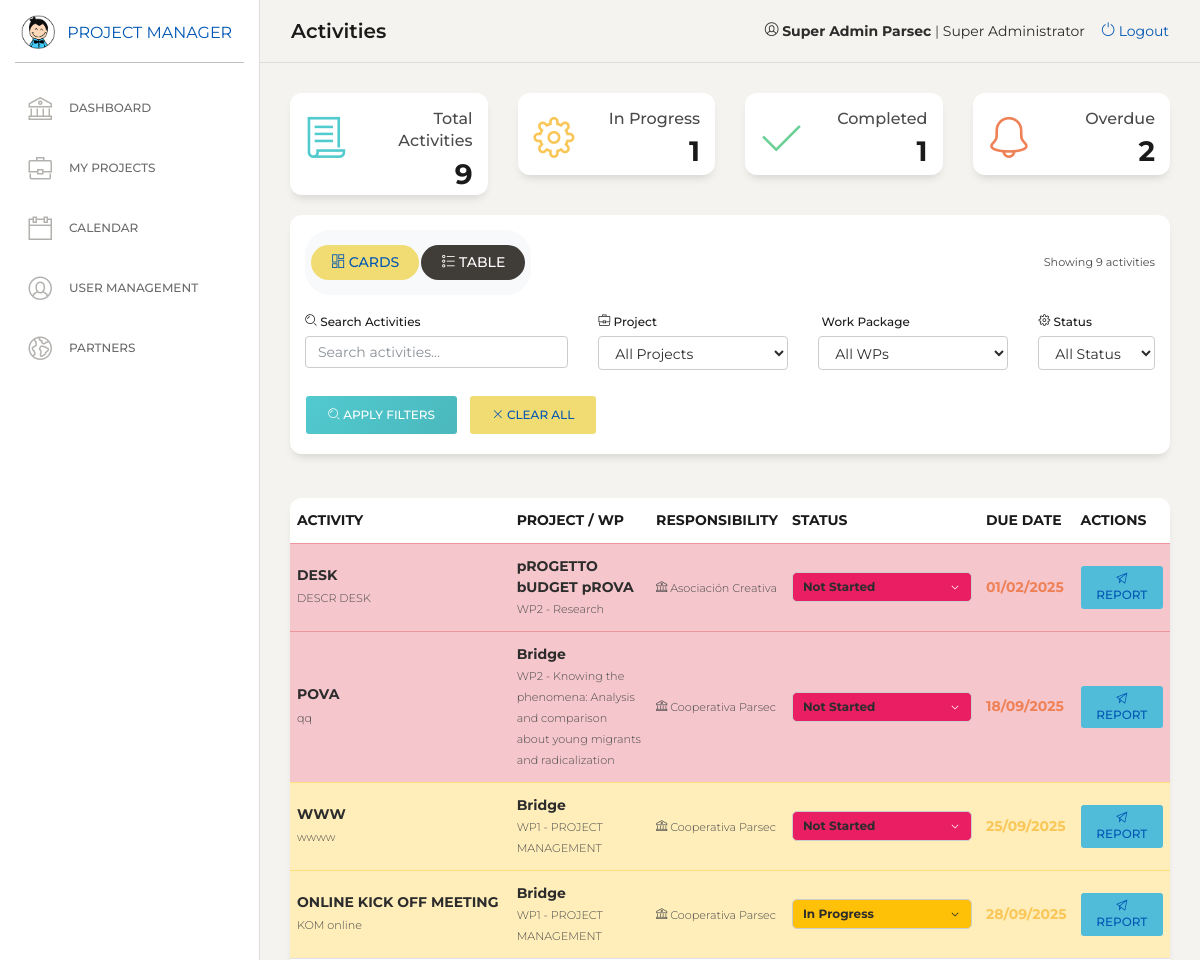
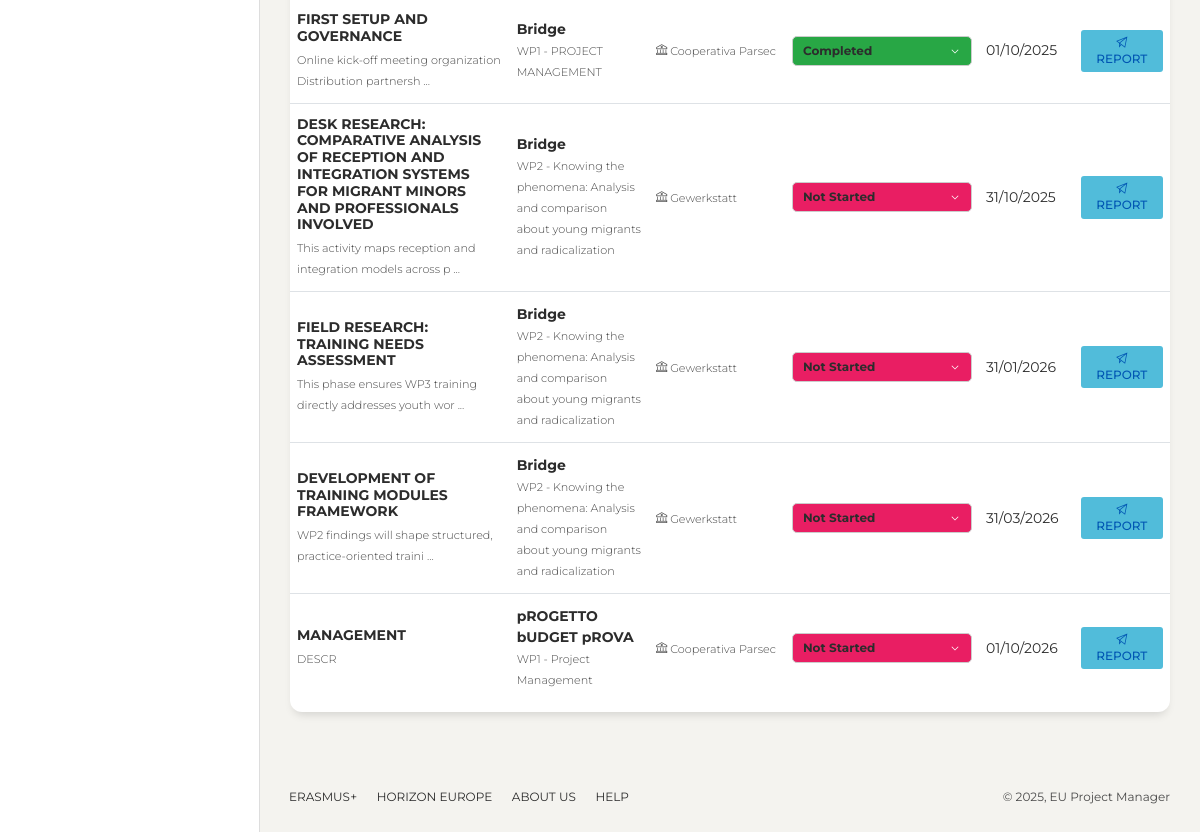
Page /pages/activities.php?view=table (signed in) on the committed database (2 pictures, top to bottom).
### tables this page shows
CREATE TABLE `activities` (
  `id` int(11) NOT NULL,
  `work_package_id` int(11) NOT NULL,
  `activity_number` varchar(20) DEFAULT NULL,
  `name` varchar(200) NOT NULL,
  `description` text DEFAULT NULL,
  `responsible_partner_id` int(11) DEFAULT NULL,
  `start_date` date DEFAULT NULL,
  `end_date` date DEFAULT NULL,
  `due_date` date DEFAULT NULL,
  `status` enum('not_started','in_progress','completed','overdue') DEFAULT 'not_started',
  `progress` decimal(5,2) DEFAULT 0.00,
  `created_at` timestamp NULL DEFAULT current_timestamp(),
  `updated_at` timestamp NULL DEFAULT current_timestamp() ON UPDATE current_timestamp(),
  `project_id` int(11) DEFAULT NULL
);

CREATE TABLE `projects` (
  `id` int(11) NOT NULL,
  `name` varchar(200) NOT NULL,
  `description` text DEFAULT NULL,
  `program_type` varchar(50) DEFAULT NULL,
  `start_date` date DEFAULT NULL,
  `end_date` date DEFAULT NULL,
  `coordinator_id` int(11) DEFAULT NULL,
  `status` enum('planning','active','suspended','completed') DEFAULT 'planning',
  `budget` decimal(12,2) DEFAULT NULL,
  `google_groups_url` varchar(500) DEFAULT NULL COMMENT 'URL del Google Group associato al progetto',
  `created_at` timestamp NULL DEFAULT current_timestamp(),
  `updated_at` timestamp NULL DEFAULT current_timestamp() ON UPDATE current_timestamp()
);

CREATE TABLE `work_packages` (
  `id` int(11) NOT NULL,
  `project_id` int(11) NOT NULL,
  `wp_number` varchar(10) NOT NULL,
  `name` varchar(200) NOT NULL,
  `description` text DEFAULT NULL,
  `lead_partner_id` int(11) DEFAULT NULL,
  `start_date` date DEFAULT NULL,
  `end_date` date DEFAULT NULL,
  `budget` decimal(10,2) DEFAULT NULL,
  `status` enum('not_started','in_progress','completed','delayed') DEFAULT 'not_started',
  `progress` decimal(5,2) DEFAULT 0.00,
  `created_at` timestamp NULL DEFAULT current_timestamp()
);

CREATE TABLE `partners` (
  `id` int(11) NOT NULL,
  `name` varchar(255) NOT NULL,
  `organization_type` varchar(100) DEFAULT NULL,
  `country` varchar(100) DEFAULT NULL,
  `created_at` timestamp NOT NULL DEFAULT current_timestamp()
);

### pages/activities.php (the view, shortened to what the rows shown need)
<?php
require_once '../includes/header.php';
$database = new Database();
$conn = $database->connect();
$user_role = getUserRole();
$user_partner_id = $_SESSION['partner_id'] ?? 0;
$project_filter = (int)($_GET['project'] ?? 0);
$wp_filter = (int)($_GET['wp'] ?? 0);
$status_filter = (string)($_GET['status'] ?? '');
$search_query = trim((string)($_GET['search'] ?? ''));
$view_mode = (string)($_GET['view'] ?? 'cards');
$my_activities_only = !empty($_GET['my_activities']);
$sql_select = "
    SELECT
        a.*,
        wp.name as wp_name,
        wp.wp_number,
        p.name as project_name,
        p.id as project_id,
        resp_partner.name as responsible_org,
        CASE WHEN a.responsible_partner_id = :logged_in_partner_id THEN 1 ELSE 0 END as is_my_responsibility
    FROM activities a
    JOIN work_packages wp ON a.work_package_id = wp.id
    JOIN projects p ON wp.project_id = p.id
    LEFT JOIN partners resp_partner ON a.responsible_partner_id = resp_partner.id
";
$params = ['logged_in_partner_id' => $user_partner_id];
$sql = $sql_select;
$sql .= " ORDER BY
            CASE
                WHEN a.end_date IS NOT NULL AND a.end_date < CURDATE() AND a.status != 'completed' THEN 1
                WHEN a.end_date IS NOT NULL AND a.end_date <= DATE_ADD(CURDATE(), INTERVAL 7 DAY) THEN 2
                ELSE 3
            END,
            a.end_date ASC, a.created_at DESC";
$stmt = $conn->prepare($sql);
$stmt->execute($params);
$activities = $stmt->fetchAll();
?>
<body class="">
    <div class="wrapper">
        <?php include '../includes/navbar.php'; ?>
        <div class="content">
            <?php if (empty($activities)): ?>
            <div class="row">
                <div class="col-12">
                    <div class="card">
                        <div class="card-body">
                            <div class="empty-state">
                                <i class="nc-icon nc-paper"></i>
                                <h4>No Activities Found</h4>
                                <p class="text-muted">
                                    <?php if ($search_query || $project_filter || $wp_filter || $status_filter || $my_activities_only): ?>
                                        No activities match your current filters. Try adjusting your search criteria.
                                    <?php else: ?>
                                        You don't have any activities assigned yet.
                                    <?php endif; ?>
                                </p>
                                <?php if ($search_query || $project_filter || $wp_filter || $status_filter || $my_activities_only): ?>
                                <a href="activities.php" class="btn btn-primary">
                                    <i class="nc-icon nc-simple-remove"></i>
                                    Clear Filters
                                </a>
                                <?php endif; ?>
                            </div>
                        </div>
                    </div>
                </div>
            </div>
            <?php else: ?>
            <div class="row">
                <div class="col-12">
                    <div class="card">
                        <div class="card-body p-0">
                            <div class="table-responsive">
                                <table class="table activity-table mb-0">
                                    <thead>
                                        <tr>
                                            <th>Activity</th>
                                            <th>Project / WP</th>
                                            <th>Responsibility</th>
                                            <th>Status</th>
                                            <th>Due Date</th>
                                            <th>Actions</th>
                                        </tr>
                                    </thead>
                                    <tbody>
                                        <?php foreach($activities as $activity): ?>
                                        <?php
                                        $is_overdue = $activity['status'] !== 'completed' && $activity['end_date'] && strtotime($activity['end_date']) < time();
                                        $is_due_soon = $activity['end_date'] && strtotime($activity['end_date']) <= strtotime('+7 days') && !$is_overdue;
                                        $is_my_responsibility = $activity['is_my_responsibility'] == 1;
                                        $can_modify = ($user_role === 'super_admin' || $is_my_responsibility);
                                        ?>
                                        <tr class="<?= $is_overdue ? 'table-danger' : ($is_due_soon ? 'table-warning' : '') ?> <?= $is_my_responsibility ? 'my-responsibility' : '' ?>">
                                            <td>
                                                <h6 class="mb-1"><?= htmlspecialchars($activity['name']) ?></h6>
                                                <small class="text-muted">
                                                    <?= htmlspecialchars(substr($activity['description'], 0, 60)) ?>
                                                    <?= strlen($activity['description']) > 60 ? '...' : '' ?>
                                                </small>
                                            </td>
                                            <td>
                                                <strong><?= htmlspecialchars($activity['project_name']) ?></strong><br>
                                                <small class="text-muted">
                                                    <?= htmlspecialchars($activity['wp_number']) ?> - <?= htmlspecialchars($activity['wp_name']) ?>
                                                </small>
                                            </td>
                                            <td>
                                                <?php if ($is_my_responsibility): ?>
                                                <span class="responsibility-badge">
                                                    <i class="nc-icon nc-single-02"></i>
                                                    Your Responsibility
                                                </span>
                                                <?php else: ?>
                                                <small class="text-muted">
                                                    <i class="nc-icon nc-bank"></i>
                                                    <?= htmlspecialchars($activity['responsible_org'] ?? 'Not assigned') ?>
                                                </small>
                                                <?php endif; ?>
                                            </td>
                                            <td>
                                                <form class="activity-update-form" method="POST" action="">
                                                    <div class="d-flex align-items-center">
                                                        <?php
                                                        $status_class = 'status-' . str_replace('_', '-', $activity['status']);
                                                        ?>
                                                        <select class="form-control form-control-sm status-selector <?= $status_class ?>" name="status" <?= !$can_modify ? 'disabled' : '' ?>>
                                                            <option value="not_started" <?= $activity['status'] === 'not_started' ? 'selected' : '' ?>>Not Started</option>
                                                            <option value="in_progress" <?= $activity['status'] === 'in_progress' ? 'selected' : '' ?>>In Progress</option>
                                                            <option value="completed" <?= $activity['status'] === 'completed' ? 'selected' : '' ?>>Completed</option>
                                                        </select>
                                                    </div>
                                            </td>
                                            <td>
                                                <?php if ($activity['end_date']): ?>
                                                <span class="<?= $is_overdue ? 'text-danger font-weight-bold' : ($is_due_soon ? 'text-warning font-weight-bold' : '') ?>">
                                                    <?= formatDate($activity['end_date']) ?>
                                                </span>
                                                <?php else: ?>
                                                <span class="text-muted">No due date</span>
                                                <?php endif; ?>
                                            </td>
                                            <td>
                                                <a href="create-report.php?activity_id=<?= $activity['id'] ?>" class="btn btn-sm btn-info">
                                                    <i class="nc-icon nc-send"></i> Report
                                                </a>
                                            </td>
                                        </tr>
                                        <?php endforeach; ?>
                                    </tbody>
                                </table>
                            </div>
                        </div>
                    </div>
                </div>
            </div>
            <?php endif; ?>
        </div>
        <?php include '../includes/footer.php'; ?>

### rows in the picture
activities: name "DESK", description "DESCR DESK", project.name "pROGETTO bUDGET pROVA", work_package.wp_number "WP2", work_package.name "Research", responsible_partner.name "Asociación Creativa", status "Not Started", end_date "01/02/2025"
activities: name "POVA", description "qq", project.name "Bridge", work_package.wp_number "WP2", work_package.name "Knowing the phenomena: Analysis and comparison about young migrants and radicalization", responsible_partner.name "Cooperativa Parsec", status "Not Started", end_date "18/09/2025"
activities: name "WWW", description "wwww", project.name "Bridge", work_package.wp_number "WP1", work_package.name "PROJECT MANAGEMENT", responsible_partner.name "Cooperativa Parsec", status "Not Started", end_date "25/09/2025"
activities: name "ONLINE KICK OFF MEETING", description "KOM online", project.name "Bridge", work_package.wp_number "WP1", work_package.name "PROJECT MANAGEMENT", responsible_partner.name "Cooperativa Parsec", status "In Progress", end_date "28/09/2025"
activities: name "FIRST SETUP AND GOVERNANCE", description "Online kick-off meeting organization Distribution partnersh", project.name "Bridge", work_package.wp_number "WP1", work_package.name "PROJECT MANAGEMENT", responsible_partner.name "Cooperativa Parsec", status "Completed", end_date "01/10/2025"
activities: name "DESK RESEARCH: COMPARATIVE ANALYSIS OF RECEPTION AND INTEGRATION SYSTEMS FOR MIGRANT MINORS AND PROFESSIONALS INVOLVED", description "This activity maps reception and integration models across p", project.name "Bridge", work_package.wp_number "WP2", work_package.name "Knowing the phenomena: Analysis and comparison about young migrants and radicalization", responsible_partner.name "Gewerkstatt", status "Not Started", end_date "31/10/2025"
activities: name "FIELD RESEARCH: TRAINING NEEDS ASSESSMENT", description "This phase ensures WP3 training directly addresses youth wor", project.name "Bridge", work_package.wp_number "WP2", work_package.name "Knowing the phenomena: Analysis and comparison about young migrants and radicalization", responsible_partner.name "Gewerkstatt", status "Not Started", end_date "31/01/2026"
activities: name "DEVELOPMENT OF TRAINING MODULES FRAMEWORK", description "WP2 findings will shape structured, practice-oriented traini", project.name "Bridge", work_package.wp_number "WP2", work_package.name "Knowing the phenomena: Analysis and comparison about young migrants and radicalization", responsible_partner.name "Gewerkstatt", status "Not Started", end_date "31/03/2026"
activities: name "MANAGEMENT", description "DESCR", project.name "pROGETTO bUDGET pROVA", work_package.wp_number "WP1", work_package.name "Project Management", responsible_partner.name "Cooperativa Parsec", status "Not Started", end_date "01/10/2026"

### other values in the picture
$page_title "Activities"
$_SESSION['full_name'] "Super Admin Parsec"
getRoleDisplayName($_SESSION['role']) "Super Administrator"
$stats['total'] "9"
$stats['in_progress'] "1"
$stats['completed'] "1"
$stats['overdue'] "2"
count($activities) "9"
